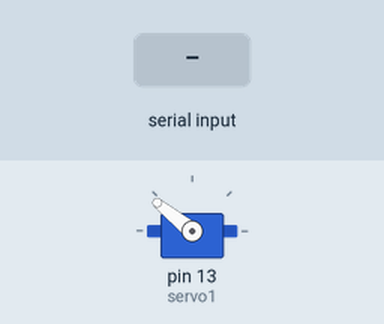
Recording of a sketch running on a simulated Arduino Uno, built with avr-gcc and run on an emulated ATmega328P. Shown: servo. The inputs (shaded band) are chosen by the test bench. What the sketch prints to the serial monitor is not drawn.

Above: at 1.2 s.
1.3 s: "j" received over Serial
At 2.0 s:
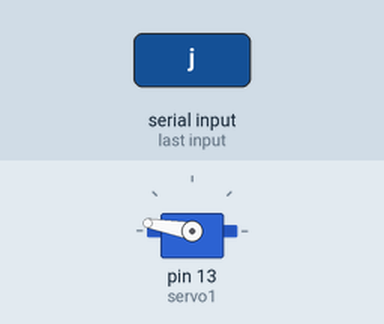
3.1 s: byte 122 ('z') received over Serial
At 4.6 s:
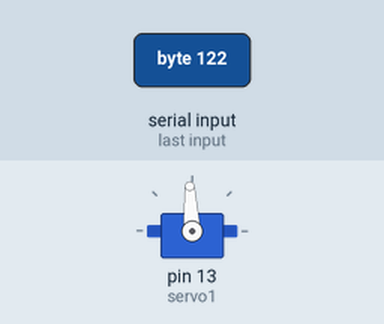
4.9 s: "k" received over Serial
At 5.05 s:
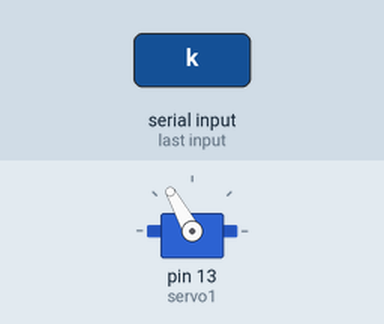
6.8 s: "a90\n" received over Serial
At 6.95 s:
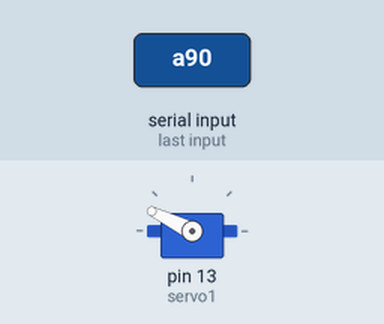
Timing chart, 0 to 9.8 s (numbered marks = the images above; inputs shaded):
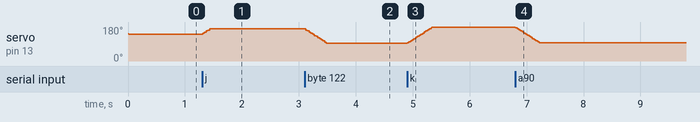

The sketch:

servo.ino
```cpp
#include <Servo.h>

Servo servo1;
void setup() {
  // put your setup code here, to run once:
  pinMode(1,OUTPUT);
  //servo1.attach(13,1650,1900); //analog pin 0
  servo1.attach(13);
  //servo1.setMaximumPulse(1900);
  //servo1.setMinimumPulse(1500);


  Serial.begin(115200);
  Serial.println("Ready");
}

void loop() {
  // put your main code here, to run repeatedly:
  static int v = 0;
  static int deg = 2000;
  static int targetdeg = 2000;
  static int flag = 0;
  if ( Serial.available())
  {
    char ch = Serial.read();

    switch(ch) {
      case '0'...'9':
        v = v * 10 + ch - '0';
        break;
      case 'a':
          targetdeg = 1500;
        break;
      case 's':
          targetdeg = 1700;
          break;
      case 'd':
          targetdeg = 1900;
        break;
      case 'f':
          targetdeg = 2000;
          break;
      case 'g':
          targetdeg = 2100;
          break;
      case 'h':
          targetdeg = 2200;
          break;
      case 'j':
          targetdeg = 2300;
          break;
      case 'k':
          targetdeg = 2400;
          break;
      case 'l':
          targetdeg = 2500;
          break;
      case 'z':
          targetdeg = v;
          v = 0;
          break;

      default:
        break;
    }
  }


    if(deg > targetdeg)
      deg -= 30;
    else
      deg += 30;

    if(deg < 1500)
      deg = 1500;
    else if (deg > 2500)
      deg = 2500;
    else
      deg = deg;

    //servo1.write(targetdeg);
    servo1.writeMicroseconds(deg);     //stop
    //String stringTarget =  String(targetdeg);
    //String stringDeg = String(deg);
    //Serial.write("target:");
    //Serial.write(targetdeg);
    //Serial.write(" deg:");
    //Serial.write(deg);

  delay(15);
    //servo1.write(90);
    //delay(500);
}

  //Servo::refresh();
```

Measured:
- after the input at 1.3 s, servo on pin 13 (servo1): 141° → 170° at once
- after the input at 3.1 s, servo on pin 13 (servo1): moves from 170° to 93° over 0.38 s, starting at once
- after the input at 4.9 s, servo on pin 13 (servo1): moves from 93° to 180° over 0.44 s, starting at once
- after the input at 6.8 s, servo on pin 13 (servo1): moves from 180° to 96° over 0.42 s, starting at once
